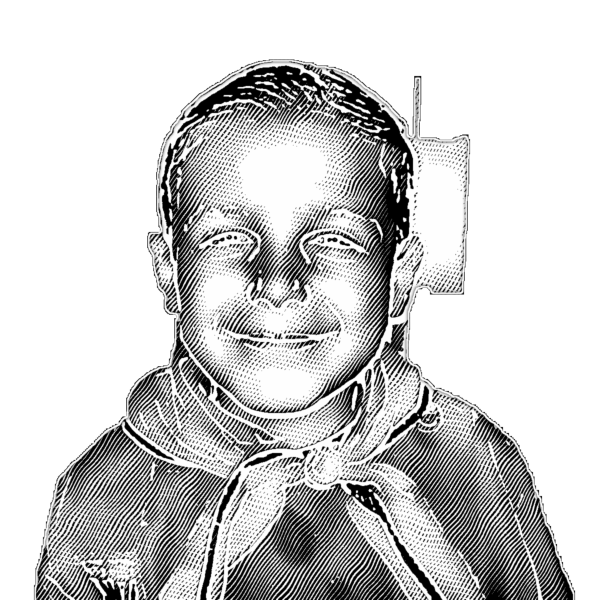
#> input picture video_mon_histoire/img/e_child.png, 1206 x 1200 px (shown at 1/2 size)
$ python -i render4.py   (imports and definitions only)
#> lines starting #> are read from the running program, lines starting #| are printed output that depends on the picture
# Vidéo 4 « Mon histoire » — style Hafez + plans EffectCraft (feu, gaz, neige, marionnettes)
# Usage : python3 render4.py out.mp4 [t_debut t_fin]
import sys, os, math, random, subprocess
import numpy as np, cv2
from PIL import Image, ImageDraw, ImageFilter
sys.path.insert(0, os.path.join(os.path.dirname(os.path.abspath(__file__)), "..", "proj"))
import render as R                       # moteur du style Hafez (titres, sous-titres, enchaînements guidés)

W, H, FPS = R.W, R.H, R.FPS
DUR = 45.4
AUDIO_END = 43.75

# (début, fin, source, ancre) — source : img/… (dessin + parallaxe 3D), PHOTO:… (photo gravée), VID:… (plan EffectCraft), TXT, END
SCENES = [
    (0.00, 2.50, "PHOTO:img/e_child.png", "top"),
    (2.50, 3.80, "img/a2.png", "top"),
    (3.80, 5.25, "MAP", "top"),
    (5.25, 6.60, "img/a3.png", "top"),
    (6.60, 7.85, "VID:ec/plate_BOMB.mp4", "top"),
    (7.85, 11.80, "VID:ec/plate_SURV.mp4", "bottom"),
    (11.80, 14.50, "PHOTO:img/e_bashar.png", "top"),
    (14.50, 17.20, "PHOTO:img/e_family.png", "top"),
    (17.20, 18.85, "img/a6.png", "top"),
    (18.85, 21.95, "img/a7.png", "top"),
    (21.95, 25.70, "VID:ec/plate_GAS.mp4", "top"),
    (25.70, 28.90, "img/a9.png", "top"),
    (28.90, 31.25, "VID:ec/plate_CAMP.mp4", "top"),
    (31.25, 33.40, "img/a11.png", "top"),
    (33.40, 34.75, "PHOTO:img/e_child.png", "top"),
    (34.75, 40.05, "VID:ec/plate_MEGA.mp4", "bottom"),
    (40.05, AUDIO_END, "TXT", "mid"),
    (AUDIO_END, DUR, "END", "mid"),
]
K = [
    (0.00, 2.50, [(0.00, "J'ÉTAIS EN SYRIE", 120, None), (1.40, "MON ENFANCE", 170, None)]),
    (2.50, 3.80, [(2.56, "PUIS", 130, None), (3.24, "LA GUERRE", 230, None)]),
    (3.82, 5.25, [(3.82, "DERAA", 300, None), (4.36, "MA VILLE NATALE", 110, None)]),
    (5.25, 6.60, [(5.30, "ASSIÉGÉE", 220, None), (5.82, "PAR LE RÉGIME", 120, None)]),
    (6.62, 7.85, [(6.78, "BOMBARDÉE", 200, None), (7.32, "SANS CESSE", 140, None)]),
    (7.88, 9.30, [(7.88, "MALGRÉ TOUT", 130, None), (8.68, "SURVIVANT", 220, None)]),
    (9.30, 11.80, [(9.82, "SUR LES RÉSEAUX", 130, None), (10.84, "POUR UNE RAISON", 120, None)]),
    (11.82, 14.50, [(12.06, "DÉNONCER", 250, None), (12.70, "LE RÉGIME SYRIEN", 120, None)]),
    (14.52, 17.20, [(14.52, "CE QUE NOUS VIVIONS", 100, None), (16.20, "DEPUIS LES ASSAD", 140, None)]),
    (17.24, 18.85, [(17.78, "UN COUP D'ÉTAT", 130, None), (18.42, "1970", 330, None)]),
    (18.88, 21.95, [(19.16, "AU POUVOIR", 160, None), (19.46, "DEPUIS 1970", 120, None), (20.88, "ILS NE LÂCHENT PAS", 100, None)]),
    (21.98, 23.38, [(22.52, "MASSACRER", 220, None), (22.98, "UN PEUPLE", 150, None)]),
    (23.38, 25.70, [(23.78, "ARMES", 250, None), (23.96, "CHIMIQUES", 200, None)]),
    (25.72, 28.90, [(25.72, "ÉLOIGNEZ-VOUS", 140, None), (26.64, "DE LA PROPAGANDE", 110, None)]),
    (28.94, 31.25, [(29.06, "RAPPROCHEZ-VOUS", 120, None), (29.76, "DES SYRIENS", 140, None), (30.56, "LA MISÈRE", 190, None)]),
    (31.28, 33.40, [(31.28, "CHAQUE SYRIEN", 140, None), (32.22, "A SON HISTOIRE", 130, None)]),
    (33.40, 34.75, [(33.46, "VOICI", 160, None), (34.38, "LA MIENNE", 200, None)]),
    (34.78, 36.55, [(34.78, "AVANT TOUT", 130, None), (35.74, "UNE CHOSE", 170, None)]),
    (36.55, 40.05, [(36.60, "REPUBLIEZ", 230, None), (37.16, "AU MAXIMUM", 150, None), (38.32, "POUR LEUR VOIX", 110, None)]),
    (40.12, AUDIO_END, [(40.12, "PLUSIEURS VIDÉOS", 120, None), (41.82, "BIENTÔT", 230, None), (42.82, "RESTEZ BRANCHÉS", 120, None)]),
]
CAPS = [
    (0.00, 1.18, "J'étais en Syrie,"), (1.20, 2.52, "j'ai vécu mon enfance là-bas,"), (2.56, 3.78, "et puis j'ai vécu la guerre."),
    (3.82, 5.04, "Deraa, ma ville natale,"), (5.08, 6.56, "a été assiégée par le régime syrien,"), (6.62, 7.85, "puis bombardée sans cesse."),
    (7.88, 9.26, "Malgré tout, je suis survivant,"), (9.30, 10.56, "et si je me suis lancé sur les réseaux,"),
    (10.58, 11.78, "c'est pour une raison particulière :"), (11.82, 14.48, "vous dénoncer ce que le régime syrien faisait au peuple syrien,"),
    (14.52, 16.38, "ce que nous, les Syriens, vivions depuis que"), (16.40, 18.86, "la famille Assad a pris le pouvoir par un coup d'État."),
    (18.88, 20.72, "Ça fait quand même 70 ans qu'ils sont au pouvoir,"), (20.76, 21.95, "ils ne veulent pas lâcher le pouvoir."),
    (21.98, 23.36, "Ils sont prêts à massacrer un peuple,"), (23.38, 25.68, "à utiliser les armes chimiques, etc., pour rester au pouvoir."),
    (25.72, 27.26, "Éloignez-vous des propagandes"), (27.28, 28.90, "et de ce que les médias veulent vous faire croire,"),
    (28.94, 31.24, "et rapprochez-vous des Syriens qui n'ont vu que la misère."), (31.28, 33.34, "Chaque Syrien a sa propre histoire à raconter,"),
    (33.36, 34.75, "et aujourd'hui, je vous raconte la mienne."), (34.78, 36.56, "Mais avant tout, je vous demande une chose :"),
    (36.58, 38.30, "c'est de republier au maximum,"), (38.32, 40.05, "pour faire entendre la voix de mes frères et sœurs en Syrie."),
    (40.12, 42.58, "Plusieurs vidéos explicatives seront publiées bientôt,"), (42.62, AUDIO_END, "donc restez branchés."),
]
R.SCENES, R.K, R.CAPS, R.DUR = SCENES, K, CAPS, DUR

# enchaînements : glissement (dx, dy) ou plongée ("zoom", (x, y)) + élément guide (types du moteur Hafez)
BOUNDS = [s[0] for s in SCENES[1:]]
TRANS = [((-1, 0), "smoke"), ((0, 1), None), (("zoom", (263, 1550)), None), ((0, -1), None), ((0, 1), "ash"),
         ((-1, 0), None), ((0, -1), "papers"), ((-1, 0), None), ((0, 1), None), ((0, -1), "smoke"),
         ((-1, 0), None), ((1, 0), None), ((0, 1), None), (("zoom", (540, 1000)), None), ((-1, 0), "birds"),
         ((0, 1), None), ((0, 1), "doves")]
R.LEADS = [(k, .5, .5) if k else (None, 0, 0) for _, k in TRANS]
PRE, POST = 0.40, 0.40

# ---------- sources ----------
_c = {}
# [7 lines left out: function depth, not called in this run]

_grid = np.mgrid[0:H, 0:W].astype(np.float32)
# [12 lines left out: functions depth_view, video_frame, not called in this run]

def photo(path):
#> called with path = 'img/e_child.png'
    if path not in _c:
        im = Image.open(path).convert("RGBA"); im = im.crop(im.getchannel("A").getbbox())   # recadré sur la personne
#> in photo, im is the input picture: PIL image 1206x1200 RGBA; mean R, G, B, A 80.4, 80.4, 80.4, 130.2
#> after `im = im.crop(im.getchannel('A').getbbox())`:
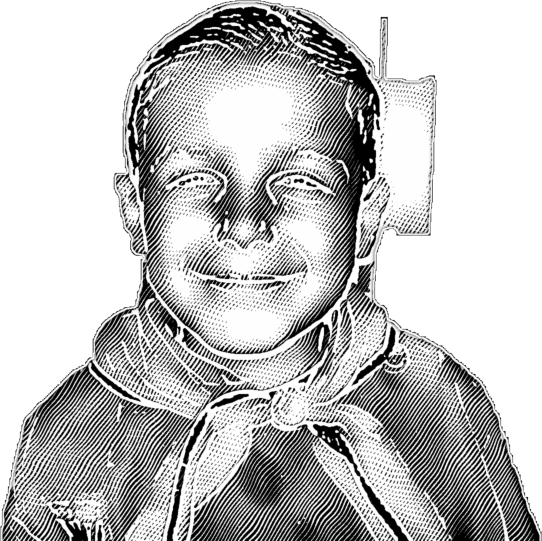
#> im: PIL image 1084x1082 RGBA (shown at 1/2 size); mean R, G, B, A 99.3, 99.3, 99.3, 160.6; transparent parts drawn white
        w = 1000; h = int(im.height * w / im.width)
#> after `h = int(im.height * w / im.width)`: h = 998
        if h > 1250: h = 1250; w = int(im.width * h / im.height)
        im = im.resize((w, h), Image.LANCZOS)
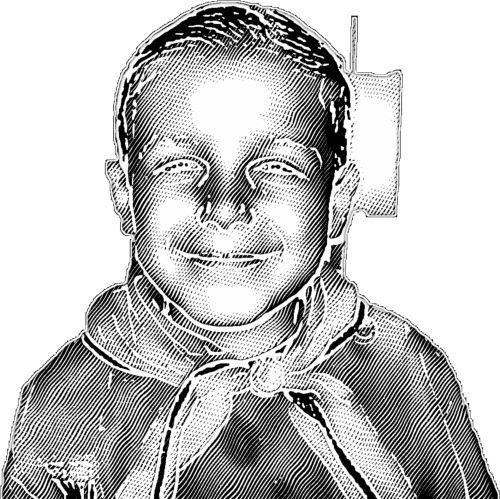
#> im: PIL image 1000x998 RGBA (shown at 1/2 size); mean R, G, B, A 99.3, 99.3, 99.3, 160.6; transparent parts drawn white
        a = np.asarray(im, np.float32); lum = a[..., 0] * a[..., 3] / 255
#> after `lum = a[..., 0] * a[..., 3] / 255`:
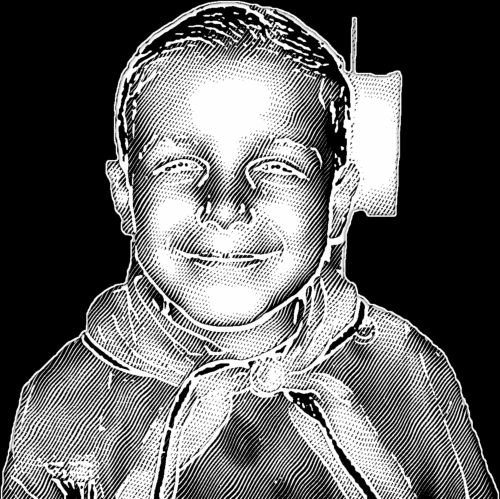
#> lum: shape (998, 1000) float32 (shown at 1/2 size); min 0, max 255, mean 99.2
        full = np.zeros((H, W), np.float32); x0 = (W - w) // 2; y0 = int(H * 0.60 - h / 2)
#> after `y0 = int(H * 0.6 - h / 2)`: y0 = 653
        full[y0:y0 + h, x0:x0 + w] = lum
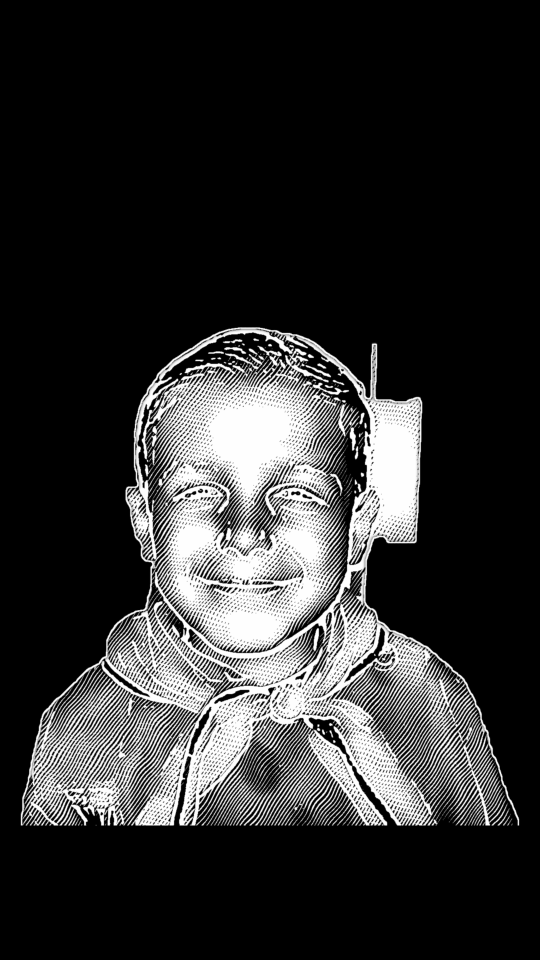
#> full: shape (1920, 1080) float32 (shown at 1/2 size); min 0, max 255, mean 47.7
        _c[path] = full
    return _c[path]

# [38 lines left out: functions map_layer, draw_scene_bg, not called in this run]

def scene_at(t):
    return next((s for s in SCENES if s[0] <= t < s[1]), SCENES[-1])

def scene_layer(sc, t):
    c = Image.new("L", (W, H), 0); draw_scene_bg(c, sc, t); R.draw_kinetic(c, t, sc[3]); return c

def ease_io(x):
    x = min(max(x, 0), 1); return 4 * x ** 3 if x < 0.5 else 1 - (-2 * x + 2) ** 3 / 2

# [32 lines left out: function frame, not called in this run]

# [9 lines not run here, left out]

>>> result = photo('img/e_child.png')

$ run again, on video_mon_histoire/img/a10.png
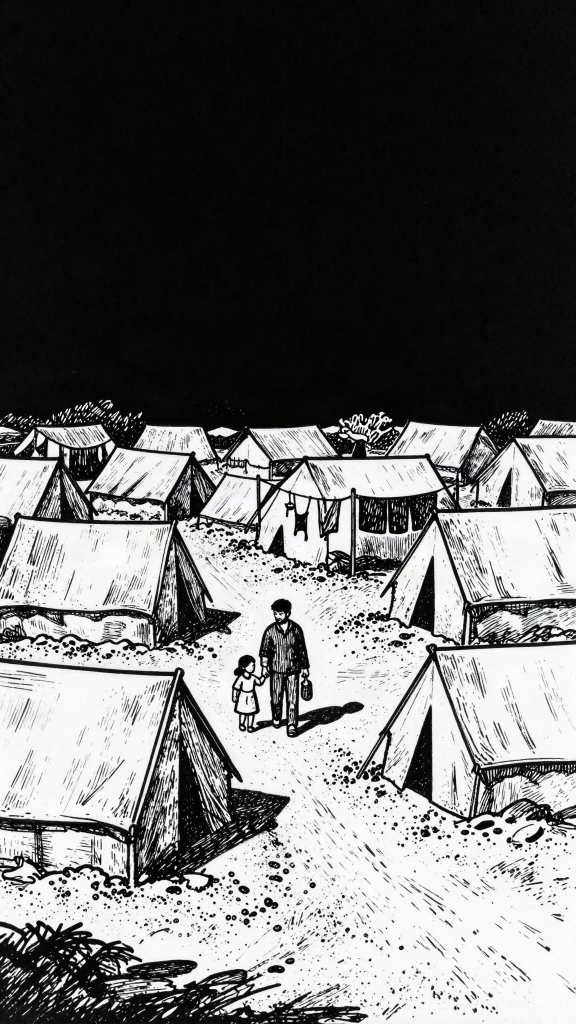
#> input picture video_mon_histoire/img/a10.png, 1152 x 2048 px (shown at 1/2 size)
#> in photo, `im = im.resize((w, h), Image.LANCZOS)`:
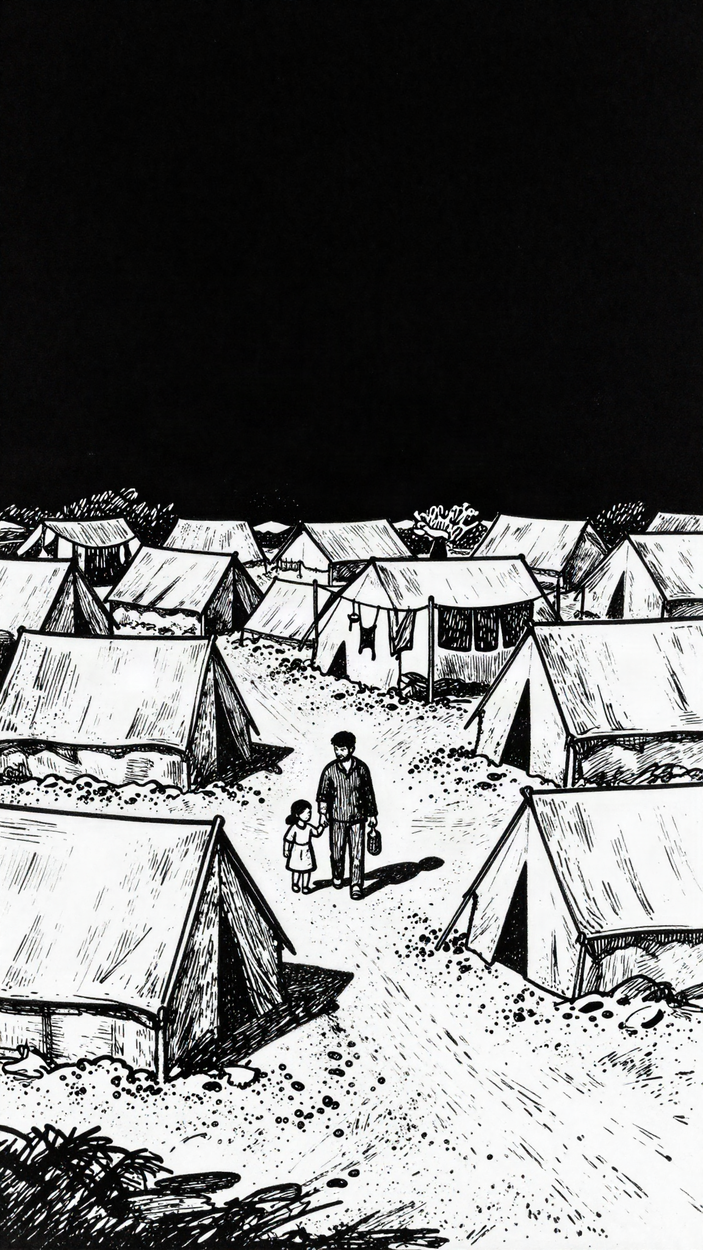
#> im: PIL image 703x1250 RGBA; mean R, G, B, A 107.7, 108, 107.8, 255
#> in photo, `full[y0:y0 + h, x0:x0 + w] = lum`:
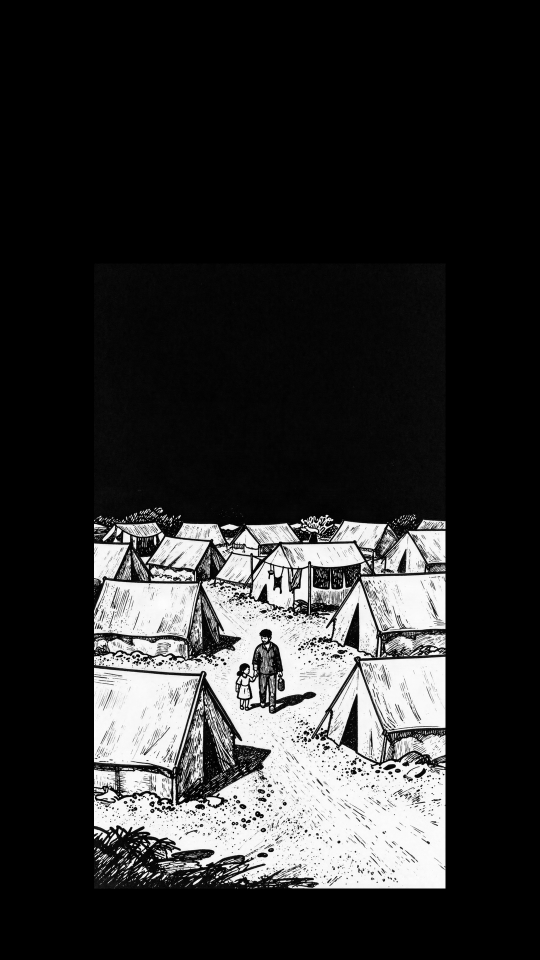
#> full: shape (1920, 1080) float32 (shown at 1/2 size); min 0, max 255, mean 45.6
